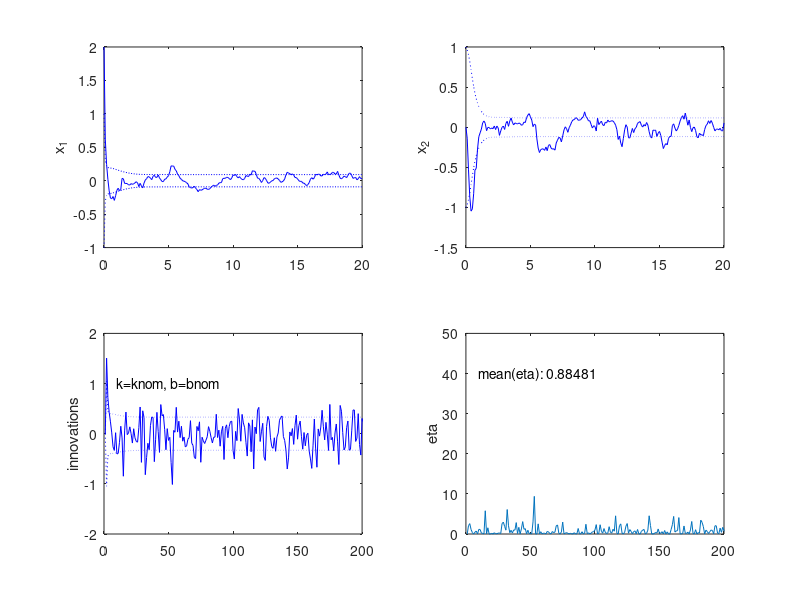

MATLAB code for this plot:
% KF 2
close all
clear all

% time parameters
dT=0.1;
t0=0;
tf=20;

%define filter parameters
xhat0=[0;0];
P0=eye(2);
Q_extra=0*[1 0;0 1];   % fictitious process noise
R=0.1; % assumed measurement noise

% define true initial conditions
x0=[2;0];

% define model parameters
m=1;
b=0.4;
k=1;

% define noise parameters
u_bar=0;
S_u=0.2;
S_v=0.1;

% measurement of position only
C=[1 0];

dk=0; % potential for unmodelled plant error...
db=0; % -0.3;

% continuous time dynamics
A_ct=[0 1;-(k+dk)/m -(b+db)/m];	% true dynamics
A_cm=[0 1;-(k)/m -b/m];     % assumed dynamics

B_c=[0;1/m];

% convert to discrete time using ZOH
A_true=expm(A_ct*dT);
A_model=expm(A_cm*dT);
B_true=(A_true-eye(2))*inv(A_ct)*B_c;
B_model=(A_model-eye(2))*inv(A_cm)*B_c;

% Q=B'Su*B
Q_model=B_model*S_u*B_model';

time=t0:dT:tf;
MAXK=length(time);

x_tru(:,1)=x0;      % initialize truth
x_hat(:,1)=xhat0;   % initialize estimate
P_hat(:,:,1)=P0;
Sx(:,1)=sqrt(diag(P_hat(:,:,1)));

for k=2:MAXK
    % simulate model dynamics by one time step
    u_true(k-1)=u_bar + sqrtm(S_u)*randn(1,1); % gaussian random noise with mean u_bar
    x_tru(:,k)=A_true*x_tru(:,k-1) + B_true*u_true(k-1); % true state change
    y(k)=C*x_tru(:,k) + sqrtm(S_v)*randn(1,1); % get a measurement (noisy)
    
    % time update the estimate
    x_hat(:,k)=A_model*x_hat(:,k-1); % the model assumes ubar=0
    P_hat(:,:,k)=A_model*P_hat(:,:,k-1)*A_model' + Q_model + Q_extra;
    
    % measurement update
    Sr(:,:,k)=C*P_hat(:,:,k)*C' + R; % innovations covariance
    K(:,k)=P_hat(:,:,k)*C'*inv(Sr(:,:,k));
    ry(:,k)=y(k)-C*x_hat(:,k); % innovations
    x_hat(:,k)=x_hat(:,k) + K(:,k)*ry(:,k);
    P_hat(:,:,k)=(eye(2) - K(:,k)*C)*P_hat(:,:,k);
    eta(k)=ry(:,k)'*inv(Sr(:,:,k))*ry(:,k);
    
    Sx(:,k)=sqrt(diag(P_hat(:,:,k)));
end
e=x_tru-x_hat; % compute estimate error
sig=sqrt([squeeze(P_hat(1,1,:))';squeeze(P_hat(2,2,:))']); % std dev of estimate error

Sr=squeeze(Sr); % remove singleton dimensions
% plot results

figure
subplot(2,2,1)
    plot(time,e(1,:),'b',time,Sx(1,:),'b:',time,-Sx(1,:),'b:')
    xlim([t0 tf])
    ylabel('x_1')
    
subplot(2,2,2)
    plot(time,e(2,:),'b',time,Sx(2,:),'b:',time,-Sx(2,:),'b:')
    xlim([t0 tf])
    ylabel('x_2')

subplot(2,2,3)
    plot(1:MAXK,ry,'b',1:MAXK,sqrt(Sr),'b:',1:MAXK,-sqrt(Sr),'b:');
    xlim([0 200])
    ylim([-2 2])
    ylabel('innovations')
    text(10,1,'k=knom, b=bnom')

subplot(2,2,4)
    plot(1:MAXK,eta)
    xlim([0 200])
    ylim([0 50])
    ylabel('eta')
    text(10,40,sprintf('mean(eta): %g',mean(eta)))
    